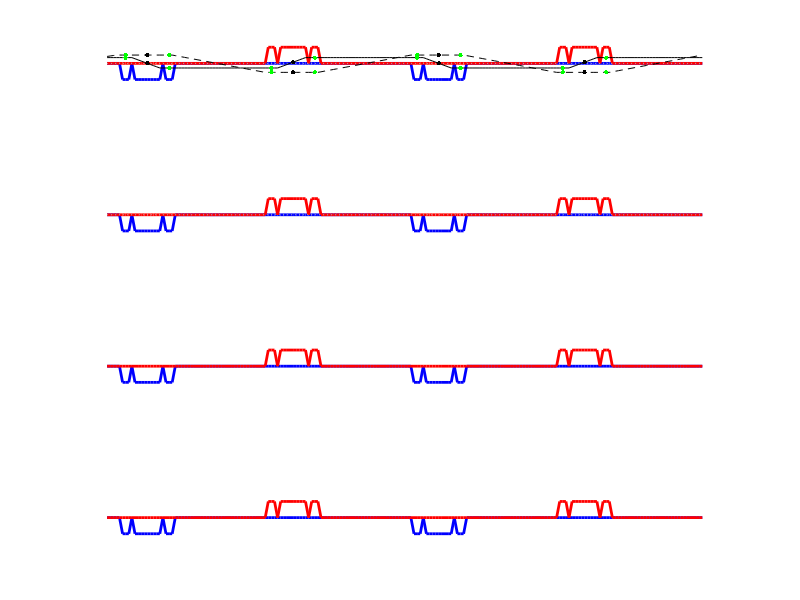

Write the MATLAB code that produced this figure. (Note: this script raises an error after producing the figure.)
%% set up task sequence
clear

% master parameters -- edit these if needed
epoch_len = [3 9 3]; % how long are the [pre task post] epochs? ALL NEED TO BE INTEGERS
epoch_break = 1; % how long is the break between epochs?
night_len = 30; % how long between sessions?
nCycles = 2; % how many food + water cycles to generate
%first_sess = 0; % start with water (0) or food (1) NOT CURRENTLY IMPLEMENTED
t0 = 5; % when first session starts
% end master parameters

% implied parameters
task_len = sum(epoch_len) + 2 * epoch_break;
cycle_len = 2 * (task_len + night_len); % how long until the pattern repeats?

% construct templates for single session
epoch_template = cat(1, ones(epoch_len(1), 1), zeros(epoch_break, 1), ones(epoch_len(2), 1), zeros(epoch_break, 1), ones(epoch_len(3), 1));
pre_template = cat(1, ones(epoch_len(1), 1), zeros(epoch_break, 1), zeros(epoch_len(2), 1), zeros(epoch_break, 1), zeros(epoch_len(3), 1));
task_template = cat(1, zeros(epoch_len(1), 1), zeros(epoch_break, 1), ones(epoch_len(2), 1), zeros(epoch_break, 1), zeros(epoch_len(3), 1));
post_template = cat(1, zeros(epoch_len(1), 1), zeros(epoch_break, 1), zeros(epoch_len(2), 1), zeros(epoch_break, 1), ones(epoch_len(3), 1));
night_template = cat(1, zeros(task_len, 1), ones(night_len, 1));

break_len = 0:length(epoch_len)-1; break_len = break_len * epoch_break;
epoch_centers = cumsum(cat(2, 0, epoch_len(1:2))) + break_len + ceil(epoch_len / 2); % center index of each epoch within template

% assemble templates into full task sequence
w_starts = t0:cycle_len:t0 + (nCycles - 1) * cycle_len;
f_starts = t0 + cycle_len/2:cycle_len:t0 + cycle_len/2 + (nCycles - 1) * cycle_len;
t1 = f_starts(end) + task_len + night_len;

vars = {'w_pre', 'w_task', 'w_post', 'w_night', 'f_pre', 'f_task', 'f_post', 'f_night', 'session'};
for iVar = 1:length(vars)
   task.(vars{iVar}) = nan(t1, 1); 
end

empties = {'pre_ctr', 'task_ctr', 'post_ctr'};
for iE = 1:length(empties)
   task.(empties{iE}) = []; 
end

sessionCount = 1;
for iS = 1:nCycles
    
   % label epochs 
   this_start = w_starts(iS);
   task.w_pre(this_start + find(pre_template)) = 1; task.w_task(this_start + find(task_template)) = 1; 
   task.w_post(this_start + find(post_template)) = 1; task.w_night(this_start + find(night_template)) = 1;
   task.pre_ctr = cat(1, task.pre_ctr, this_start + epoch_centers(1)); task.task_ctr = cat(1, task.task_ctr, this_start + epoch_centers(2)); task.post_ctr = cat(1, task.post_ctr, this_start + epoch_centers(3));
    
   % need to track what session number we are in: use for variable gain later
   task.session(this_start:this_start + task_len + night_len) = sessionCount;
   sessionCount = sessionCount + 1;
   
   this_start = f_starts(iS);
   task.f_pre(this_start + find(pre_template)) = 1; task.f_task(this_start + find(task_template)) = 1; 
   task.f_post(this_start + find(post_template)) = 1; task.f_night(this_start + find(night_template)) = 1;
   task.pre_ctr = cat(1, task.pre_ctr, this_start + epoch_centers(1)); task.task_ctr = cat(1, task.task_ctr, this_start + epoch_centers(2)); task.post_ctr = cat(1, task.post_ctr, this_start + epoch_centers(3));
    
   task.session(this_start:this_start + task_len + night_len) = sessionCount;
   sessionCount = sessionCount + 1;
   
end

% plot something
task.w_all = nansum(cat(2, task.w_pre, task.w_task, task.w_post), 2);
task.f_all = nansum(cat(2, task.f_pre, task.f_task, task.f_post), 2);

figure; 

for iS = 1:4
subplot(7, 1, (2*iS)-1);
plot(-0.7 * task.w_all, 'LineWidth', 2, 'Color', 'b'); hold on;
plot(0.7 * task.f_all, 'LineWidth', 2, 'Color', 'r');
set(gca, 'YLim', [-0.71 0.71]);
axis off
end

%% construct actual data
%night_bias = [0.3 0.6 0.8 0.5]; % how much to update replay content during the night
night_bias = [0.5 0.5 0.5 0.5]; % how much to update replay content during the night
master_gain = 0.05;

session_gain = zeros(size(task.session));
for iS = 1:length(night_bias) % set gain for each session to behavioral bias
    session_gain(find(task.session == iS)) = night_bias(iS);
end

f = master_gain .* 1 .* session_gain .* task.f_night; % actual gain of experience
w = master_gain .* -1 .* session_gain .* task.w_night;

data = nansum(cat(2, f, w), 2);
data(isnan(data)) = 0;
data(1) = 0.3; % could set different starting point
data(2:4) = 0.02;

data = cumsum(data);

%plot(data, 'k--'); hold on;
%plot(task.pre_ctr, data(task.pre_ctr), '.g', 'MarkerSize', 10);
%plot(task.task_ctr, data(task.task_ctr), '.k', 'MarkerSize', 10);
%plot(task.post_ctr, data(task.post_ctr), '.g', 'MarkerSize', 10);

%% construct some hypotheses
% experience
%behav_bias = [0.5 0.3 0.6 0.8]; % behavioral bias for each session -- must match total sessions used above (nCycles * 2)
behav_bias = [0.5 0.5 0.5 0.5]; % behavioral bias for each session -- must match total sessions used above (nCycles * 2)
master_gain = 0.1;

session_gain = zeros(size(task.session));
for iS = 1:length(behav_bias) % set gain for each session to behavioral bias
    session_gain(find(task.session == iS)) = behav_bias(iS);
end

f = master_gain .* 1 .* session_gain .* task.f_task; % actual gain of experience
w = master_gain .* -1 .* session_gain .* task.w_task;

subplot(711);
plot([1 length(w)], [0 0], ':', 'Color', [0.7 0.7 0.7]); hold on;

exp_f = nansum(cat(2, f, w), 2);
exp_f(isnan(exp_f)) = 0;
exp_f(1) = 0.25; % could set different starting point

exp_f = cumsum(exp_f);

plot(exp_f, 'k'); hold on;
plot(task.pre_ctr, exp_f(task.pre_ctr), '.g', 'MarkerSize', 10);
plot(task.task_ctr, exp_f(task.task_ctr), '.k', 'MarkerSize', 10);
plot(task.post_ctr, exp_f(task.post_ctr), '.g', 'MarkerSize', 10);

plot(data, 'k--'); hold on;
plot(task.pre_ctr, data(task.pre_ctr), '.g', 'MarkerSize', 10);
plot(task.task_ctr, data(task.task_ctr), '.k', 'MarkerSize', 10);
plot(task.post_ctr, data(task.post_ctr), '.g', 'MarkerSize', 10);

%% planning for next trial
subplot(713);
plot([1 length(w)], [0 0], ':', 'Color', [0.7 0.7 0.7]); hold on;

dist_to_w = DistToNextOne(task.w_task, 1:length(task.w_task), Inf);
dist_to_f = DistToNextOne(task.f_task, 1:length(task.f_task), Inf);

plan = nan(size(task.w_task));
plan(dist_to_w < dist_to_f) = -0.5;
plan(dist_to_w > dist_to_f) = 0.5;
plan(dist_to_w == dist_to_f) = -0.5;

plot(plan, 'k');
plot(task.pre_ctr, plan(task.pre_ctr), '.g', 'MarkerSize', 10);
plot(task.task_ctr, plan(task.task_ctr), '.k', 'MarkerSize', 10);
plot(task.post_ctr, plan(task.post_ctr), '.g', 'MarkerSize', 10);

plot(data, 'k--'); hold on;
plot(task.pre_ctr, data(task.pre_ctr), '.g', 'MarkerSize', 10);
plot(task.task_ctr, data(task.task_ctr), '.k', 'MarkerSize', 10);
plot(task.post_ctr, data(task.post_ctr), '.g', 'MarkerSize', 10);
%% delayed experience
subplot(715);
plot([1 length(w)], [0 0], ':', 'Color', [0.7 0.7 0.7]); hold on;

behav_bias = [0.5 0.3 0.6 0.8]; % behavioral bias for each session -- must match total sessions used above (nCycles * 2)
%behav_bias = [0.5 0.5 0.5 0.5]; % behavioral bias for each session -- must match total sessions used above (nCycles * 2)
master_gain = 0.1;

session_gain = zeros(size(task.session));
for iS = 1:length(behav_bias) % set gain for each session to behavioral bias
    session_gain(find(task.session == iS)) = behav_bias(iS);
end

f = master_gain .* 1 .* session_gain .* task.f_task; % actual gain of experience
w = master_gain .* -1 .* session_gain .* task.w_task;

exp_f = nansum(cat(2, f, w), 2);
exp_f(isnan(exp_f)) = 0;

delay = sum(epoch_len);
exp_f = cat(1, zeros(delay, 1), exp_f); exp_f = exp_f(1:end-delay);
exp_f(1) = 0.35; % could set different starting point

exp_f = cumsum(exp_f);

plot(exp_f, 'k');
plot(task.pre_ctr, exp_f(task.pre_ctr), '.g', 'MarkerSize', 10);
plot(task.task_ctr, exp_f(task.task_ctr), '.k', 'MarkerSize', 10);
plot(task.post_ctr, exp_f(task.post_ctr), '.g', 'MarkerSize', 10);


%% (opposite) motivational state
subplot(717);
plot([1 length(w)], [0 0], ':', 'Color', [0.7 0.7 0.7]); hold on;

night_bias = [0.3 0.6 0.8 0.5]; % how much to update replay content during the night
master_gain = 0.04;

session_gain = zeros(size(task.session));
for iS = 1:length(night_bias) % set gain for each session to behavioral bias
    session_gain(find(task.session == iS)) = night_bias(iS);
end

f = master_gain .* 1 .* session_gain .* task.f_night; % actual gain of experience
w = master_gain .* -1 .* session_gain .* task.w_night;

motiv = nansum(cat(2, f, w), 2);
motiv(isnan(motiv)) = 0;
motiv(1) = 0.15; % could set different starting point
motiv(2:4) = 0.02;

motiv = cumsum(motiv);

plot(motiv, 'k'); hold on;
plot(task.pre_ctr, motiv(task.pre_ctr), '.g', 'MarkerSize', 10);
plot(task.task_ctr, motiv(task.task_ctr), '.k', 'MarkerSize', 10);
plot(task.post_ctr, motiv(task.post_ctr), '.g', 'MarkerSize', 10);

%%
